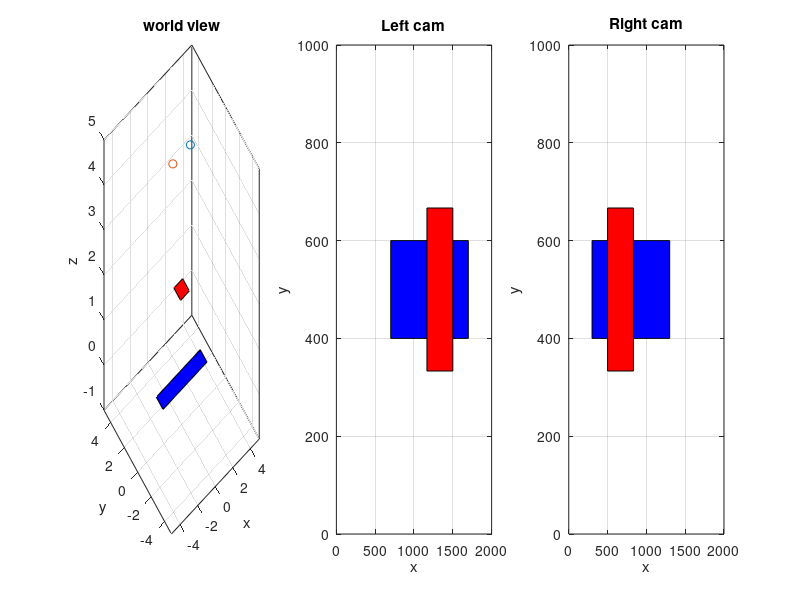
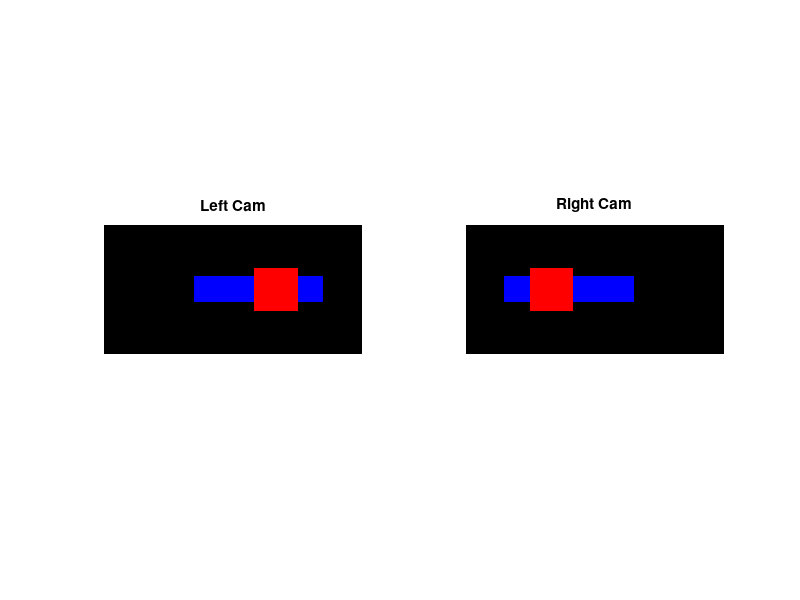
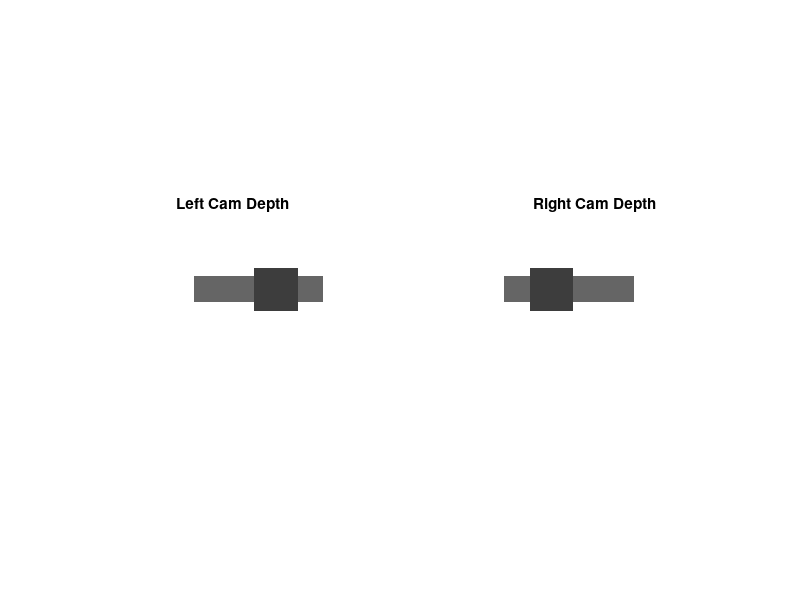

Write MATLAB code to recreate these figures, in order.
%%%%%%%%%%%%%%%%%%%%%%%%%%%%%%%%%%%%%%%%%%%%%%%%%%%%%%%%%%%%%%%%%%%%%%%%%%%
% Artificial  Image generation for multiple views
% 
%  Object :  a plane  L1 5mx1m  at (0,0,0)
%            a plane  L2 1mx1m  at (0,0,3)   
%   (+x)         
%   |
%   |      red       * R 
%   |------|-------- (+z) 
%   |   2        3   * L  
%   |
%   blue    
%  
%  Right Camera  at (+1, 5, 0)        
%  Left Camera at (-1, 5, 0) 
%  f = 0.01m, H-FOV = 60?degree, V-FOV = 30?degree, s = 1000 pixels/m
%
%%%%%%%%%%%%%%%%%%%%%%%%%%%%%%%%%%%%%%%%%%%%%%%%%%%%%%%%%%%%%%%%%%%%%%%%%%%

clear;
close all;
%%%%%%%%%%%%%%%%%%%%%%%%%%%%%%%%%%%%%%%%%%%%%%%%%%%%%%%%%%%%%%%%%%%%%%%%%%%
% 1. Setup object and Camera
%%%%%%%%%%%%%%%%%%%%%%%%%%%%%%%%%%%%%%%%%%%%%%%%%%%%%%%%%%%%%%%%%%%%%%%%%%%
% define rectangle planes in Cartesian Coordinate
L1 = 5;      % inch or mm
worldPoints1 = [ L1/2, 1/2, 0;   
               -L1/2, 1/2, 0;
               -L1/2, -1/2, 0;
               L1/2, -1/2, 0]';
L2 = 1;      % inch or mm
worldPoints2 = [ L2/2, 1/2, 2;   
               -L2/2, 1/2, 2;
               -L2/2, -1/2, 2;
               L2/2, -1/2, 2]';
% convert from Cartesian to Homogenous Coordinate
worldPoints1homo =  [worldPoints1; ones(1,4)];   % 3D- homogeneous 
worldPoints2homo =  [worldPoints2; ones(1,4)];   % 3D- homogeneous 
            

% Left camera position
angleYLeft  = pi;   % 180 degree
extMatrixLeft = [ cos(angleYLeft),  0,  -sin(angleYLeft),  1;     
                              0,    1,          0,         0
                  sin(angleYLeft),  0,   cos(angleYLeft),  5;
                                0,                0,  0,  1]; 
% right cam position
angleYRight  = pi; % 180
extMatrixRight = [ cos(angleYRight), 0,    -sin(angleYRight),  -1;    
                                 0,  1,               0,       0;
                  sin(angleYRight), 0,     cos(angleYRight),   5;
                                  0,                 0,   0,  1]; 
                  
                  
% 2. View point Transfrom 
%%%%%%%%%%%%%%%%%%%%%%%%%%%%%%%%%%%%%%%%%%%%%%%%%%%%%%%%%%%%%%%%%%%%%%%%%%%                        
cameraView1Left =  extMatrixLeft*worldPoints1homo;
cameraView2Left =  extMatrixLeft*worldPoints2homo;
cameraView1Right =  extMatrixRight*worldPoints1homo;
cameraView2Right =  extMatrixRight*worldPoints2homo;

disp(cameraView1Left)
f = 0.01;
intrinsic  =    [ f       0       0    % fx  
                  0       f       0    % fy 
                  0       0       1 ];  % cx, cy  (center of image)
% we could combine projection with pixel domain conversion
%intrinsic  =    [ s*f       0       cx    % fx  
%                  0       s*f       cy    % fy 
%                  0       0         1 ];  % cx, cy  (center of image)

% draw world view 
hold off;     
subplot(1,3,1);
%plot3
fill3([worldPoints1(1, :), worldPoints1(1,1)], [worldPoints1(2,:) worldPoints1(2,1)], [worldPoints1(3, :), worldPoints1(3, 1)], 'b');
hold on; 
fill3([worldPoints2(1, :), worldPoints2(1,1)], [worldPoints2(2,:) worldPoints2(2,1)], [worldPoints2(3, :), worldPoints2(3, 1)], 'r');
plot3( 1, 0, 5, 'o'); % right cam
plot3( -1, 0, 5,'o');       % left cam
grid;
title('world view');
xlabel('x');
ylabel('y');
zlabel('z');

axis([-5, 5, -5, 5, -1, 5]);

% 3. projecttion by K 
%%%%%%%%%%%%%%%%%%%%%%%%%%%%%%%%%%%%%%%%%%%%%%%%%%%%%%%%%%%%%%%%%%%%%%%%%%%
projected3DPoints1Left = intrinsic*cameraView1Left(1:3,:);  
projected2DPoints1Left = projected3DPoints1Left(1:2, :) ./ projected3DPoints1Left(3, :);
projected3DPoints2Left = intrinsic*cameraView2Left(1:3,:);  
projected2DPoints2Left = projected3DPoints2Left(1:2, :) ./ projected3DPoints2Left(3, :);

projected3DPoints1Right = intrinsic*cameraView1Right(1:3,:);  
projected2DPoints1Right = projected3DPoints1Right(1:2, :) ./ projected3DPoints1Right(3, :);
projected3DPoints2Right = intrinsic*cameraView2Right(1:3,:);  
projected2DPoints2Right = projected3DPoints2Right(1:2, :) ./ projected3DPoints2Right(3, :);

%%%%%%%%%%%%%%%%%%%%%%%%%%%%%%%%%%%%%%%%%%%%%%%%%%%%%%%%%%%%%%%%%%%%%%%%%%%
% 4. camera space to pixel space
%%%%%%%%%%%%%%%%%%%%%%%%%%%%%%%%%%%%%%%%%%%%%%%%%%%%%%%%%%%%%%%%%%%%%%%%%%%
s = 100000;    % meter to pixels
cx = 1000;
cy = 500;
cam2pixel =  [s  0  cx;    % camera coord to pixel coord
              0  -s  cy;   % -s for reversed y direction
              0   0  1];   %   

% homogeneoud coord    
projected2DPoints1LeftHomo = [projected2DPoints1Left; ones(1,size(projected2DPoints1Left,2))];
projected2DPoints2LeftHomo = [projected2DPoints2Left; ones(1,size(projected2DPoints2Left,2))];

projected2DPoints1RightHomo = [projected2DPoints1Right; ones(1,size(projected2DPoints1Right,2))];
projected2DPoints2RightHomo = [projected2DPoints2Right; ones(1,size(projected2DPoints2Right,2))];

% transform
pixel1LeftHomo = cam2pixel*projected2DPoints1LeftHomo;
pixel2LeftHomo = cam2pixel*projected2DPoints2LeftHomo;

pixel1RightHomo = cam2pixel*projected2DPoints1RightHomo;
pixel2RightHomo = cam2pixel*projected2DPoints2RightHomo;

% to Cartesian coord
pixel1Left = pixel1LeftHomo(1:2,:);
pixel2Left = pixel2LeftHomo(1:2,:);

pixel1Right = pixel1RightHomo(1:2,:);
pixel2Right = pixel2RightHomo(1:2,:);


subplot(1,3,2);
fill(pixel1Left(1,:), pixel1Left(2,:), 'b');
hold on;
fill(pixel2Left(1,:), pixel2Left(2,:), 'r');
axis([0,2000,0,1000]);
%set (gca,'Ydir','reverse');
xlabel('x');
ylabel('y');
title('Left cam');
grid;


subplot(1,3,3);
fill(pixel1Right(1,:), pixel1Right(2,:), 'b');
hold on;
fill(pixel2Right(1,:), pixel2Right(2,:), 'r');
grid;
xlabel('x');
ylabel('y');
axis([0,2000,0,1000]);
title('Right cam');
%set (gca,'Ydir','reverse');


% Save a Images %%%%%%%%%%%%%%%%%%%%%%%%%%%%%%%%%%%%%%%%%%%%%%%%%%%%%%%%%%

imgLeft = zeros([1000,2000,3], 'uint8');
imgRight = zeros([1000,2000,3], 'uint8');
topleft = [min(pixel1Left(2,:)), min(pixel1Left(1,:))];
botright= [max(pixel1Left(2,:)), max(pixel1Left(1,:))];
imgLeft(topleft(1):botright(1), topleft(2):botright(2), 3) = 255;   % blue 

topleft = [min(pixel2Left(2,:)), min(pixel2Left(1,:))];
botright= [max(pixel2Left(2,:)), max(pixel2Left(1,:))];
imgLeft(topleft(1):botright(1), topleft(2):botright(2), 3) = 0;   % red 
imgLeft(topleft(1):botright(1), topleft(2):botright(2), 1) = 255;   % red 

topleft = [min(pixel1Right(2,:)), min(pixel1Right(1,:))];
botright= [max(pixel1Right(2,:)), max(pixel1Right(1,:))];
imgRight(topleft(1):botright(1), topleft(2):botright(2), 3) = 255;   % blue 
topleft = [min(pixel2Right(2,:)), min(pixel2Right(1,:))];
botright= [max(pixel2Right(2,:)), max(pixel2Right(1,:))];
imgRight(topleft(1):botright(1), topleft(2):botright(2), 3) = 0;   % red 
imgRight(topleft(1):botright(1), topleft(2):botright(2), 1) = 255;   % red 
figure;
subplot(1,2,1); imshow(imgLeft);
title('Left Cam');
subplot(1,2,2); imshow(imgRight);
title('Right Cam');
% save to image file
imwrite(imgLeft, 'left.png');
imwrite(imgRight, 'right.png');

%%%%%%%%%%%%%%%%%%%%%%%%%%%%%%%%%%%%%%%%%%%%%%%%%%%%%%%%%%%%%%%%%%%%%%%%%%
% Depth Image 
%%%%%%%%%%%%%%%%%%%%%%%%%%%%%%%%%%%%%%%%%%%%%%%%%%%%%%%%%%%%%%%%%%%%%%%%%%

imgLeft = 255*ones([1000,2000], 'uint8');
imgRight = 255*ones([1000,2000], 'uint8');
topleft = [min(pixel1Left(2,:)), min(pixel1Left(1,:))];
botright= [max(pixel1Left(2,:)), max(pixel1Left(1,:))];
imgLeft(topleft(1):botright(1), topleft(2):botright(2)) = 5*20;   % blue 

topleft = [min(pixel2Left(2,:)), min(pixel2Left(1,:))];
botright= [max(pixel2Left(2,:)), max(pixel2Left(1,:))]; 
imgLeft(topleft(1):botright(1), topleft(2):botright(2)) = 3*20;   % red 

topleft = [min(pixel1Right(2,:)), min(pixel1Right(1,:))];
botright= [max(pixel1Right(2,:)), max(pixel1Right(1,:))];
imgRight(topleft(1):botright(1), topleft(2):botright(2)) = 5*20;   % blue 
topleft = [min(pixel2Right(2,:)), min(pixel2Right(1,:))];
botright= [max(pixel2Right(2,:)), max(pixel2Right(1,:))]; 
imgRight(topleft(1):botright(1), topleft(2):botright(2), 1) = 3*20;   % red 
figure;
subplot(1,2,1); imshow(imgLeft);
title('Left Cam Depth');
subplot(1,2,2); imshow(imgRight);
title('Right Cam Depth');
% save to image file
imwrite(imgLeft, 'leftdepth.png');
imwrite(imgRight, 'rightdepth.png');

